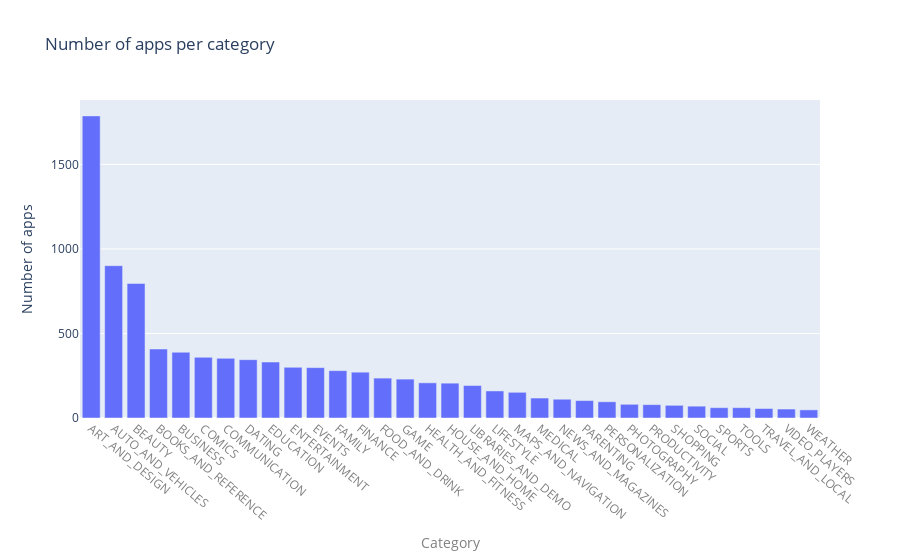

The code cell stored with this chart in its notebook:
### Markdown cell above
We can see that there are 33 unique app categories present in our dataset. Family and Game apps have the highest market prevalence. Interestingly, Tools, Business and Medical apps are also at the top. Lets create visualization to present the same.

### Code cell
# Trace1
trace1 = go.Bar(
                x=apps_with_categories.index,
                y=sorted_categories,
                name="Category")
               

# Layout
layout = go.Layout(title='Number of apps per category',
                   xaxis=dict(title='Category', tickangle = 40, color= 'gray'),
                   yaxis=dict(title='Number of apps'))

# Data
data = [trace1]

# Figure
fig= go.Figure(data=data, layout=layout)
plotly.offline.iplot(fig)

### Figure 1 — Plotly figure (JSON) as saved in the notebook; plotly's stock layout.template omitted (floating-point values rounded to 4 significant figures)
{"data": [{"name": "Category", "type": "bar", "x": ["ART_AND_DESIGN", "AUTO_AND_VEHICLES", "BEAUTY", "BOOKS_AND_REFERENCE", "BUSINESS", "COMICS", "COMMUNICATION", "DATING", "EDUCATION", "ENTERTAINMENT", "EVENTS", "FAMILY", "FINANCE", "FOOD_AND_DRINK", "GAME", "HEALTH_AND_FITNESS", "HOUSE_AND_HOME", "LIBRARIES_AND_DEMO", "LIFESTYLE", "MAPS_AND_NAVIGATION", "MEDICAL", "NEWS_AND_MAGAZINES", "PARENTING", "PERSONALIZATION", "PHOTOGRAPHY", "PRODUCTIVITY", "SHOPPING", "SOCIAL", "SPORTS", "TOOLS", "TRAVEL_AND_LOCAL", "VIDEO_PLAYERS", "WEATHER"], "y": [1787, 901, 796, 408, 389, 359, 353, 345, 331, 300, 298, 280, 271, 236, 230, 208, 206, 192, 160, 152, 118, 111, 103, 96, 81, 79, 75, 70, 61, 61, 56, 53, 48]}], "layout": {"title": {"text": "Number of apps per category"}, "xaxis": {"color": "gray", "tickangle": 40, "title": {"text": "Category"}}, "yaxis": {"title": {"text": "Number of apps"}}}}
